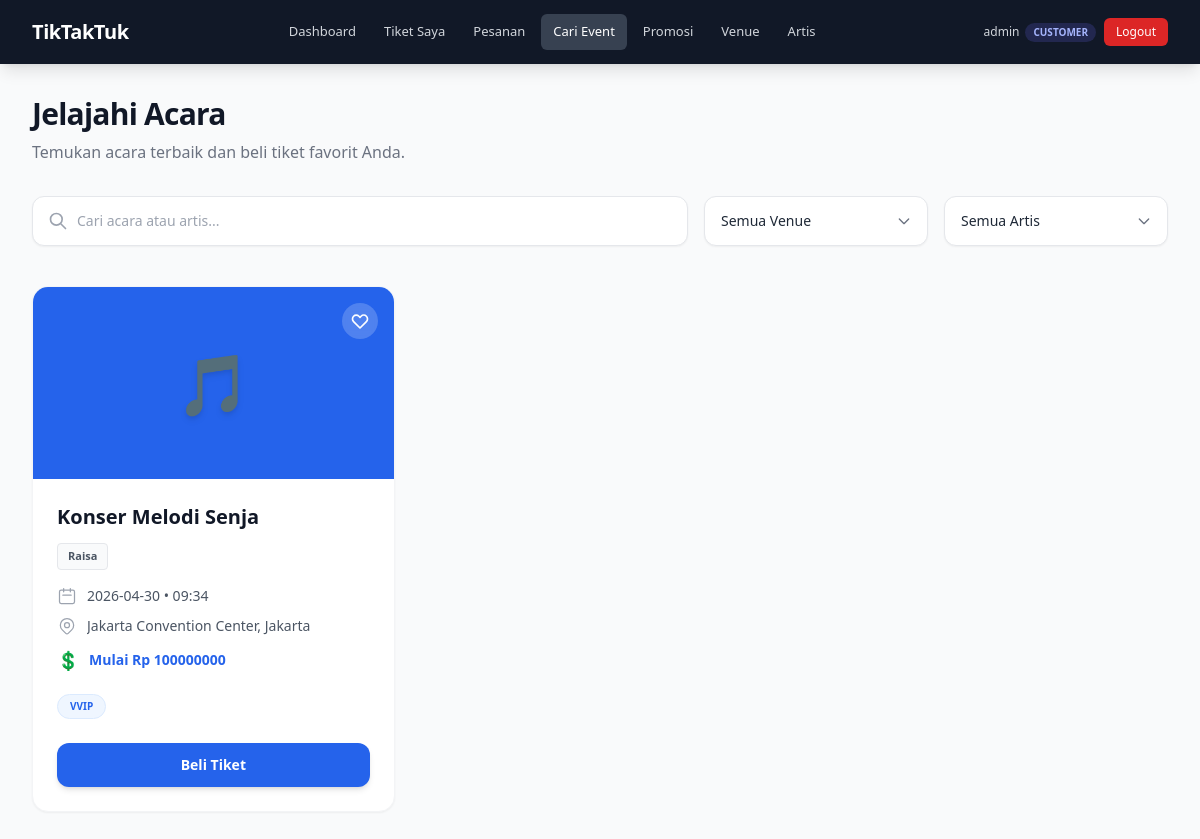
The app's page /events/ (signed in), older data.
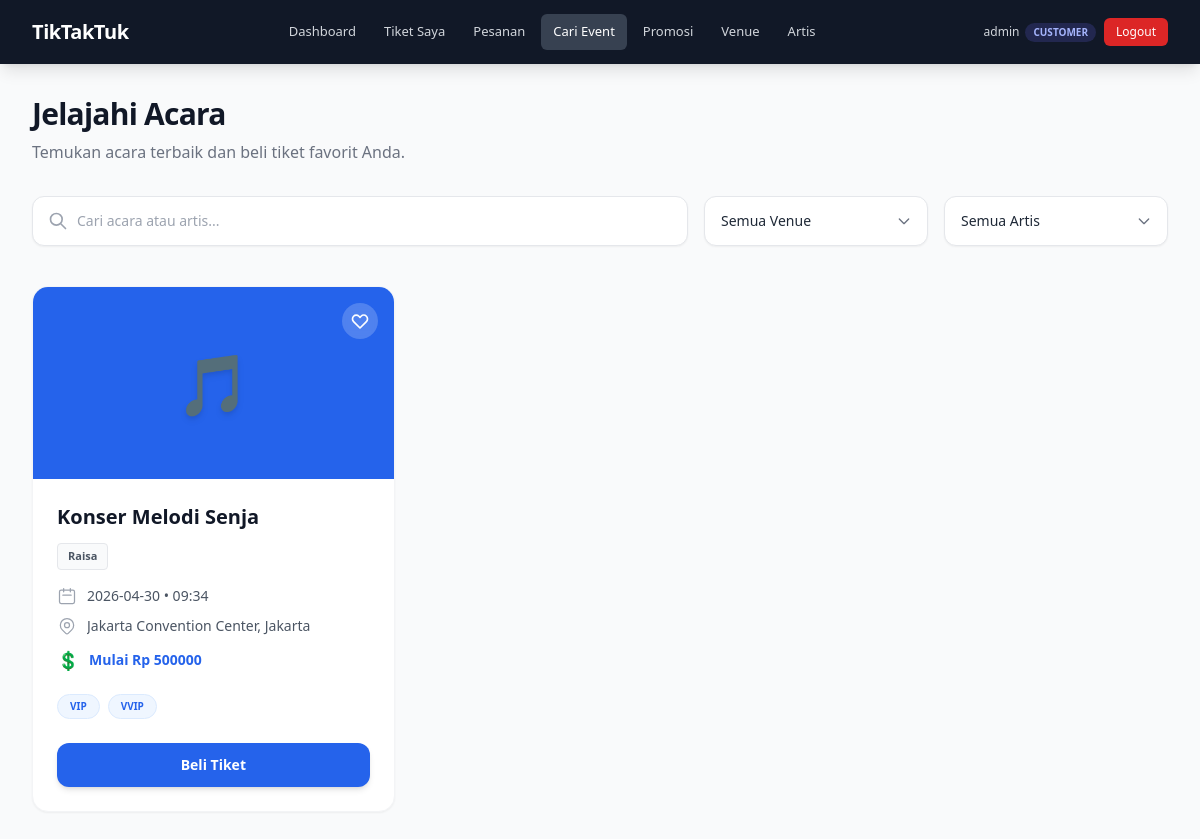
The same page, newer data.
### ticketing/models/event.py (models this page shows, shortened)
class Event(models.Model):
    class CategoryChoices(models.TextChoices):
        MUSIC = 'Music', 'Music'
        SPORTS = 'Sports', 'Sports'
        THEATER = 'Theater', 'Theater'
        CONFERENCE = 'Conference', 'Conference'
        FESTIVAL = 'Festival', 'Festival'
        OTHER = 'Other', 'Other'
    class StatusChoices(models.TextChoices):
        SCHEDULED = 'Scheduled', 'Scheduled'
        ONGOING = 'Ongoing', 'Ongoing'
        FINISHED = 'Finished', 'Finished'
        CANCELED = 'Canceled', 'Canceled'
    id = models.UUIDField(primary_key=True, default=uuid.uuid4, editable=False)
    venue = models.ForeignKey(
        Venue,
        on_delete=models.CASCADE,
        related_name='events',
    )
    organizer = models.ForeignKey(
        settings.AUTH_USER_MODEL,
        on_delete=models.CASCADE,
        related_name='organized_events',
    )
    title = models.CharField(max_length=255)
    description = models.TextField(blank=True, default='')
    category = models.CharField(
        max_length=50,
        choices=CategoryChoices.choices,
        default=CategoryChoices.OTHER,
    )
    status = models.CharField(
        max_length=50,
        choices=StatusChoices.choices,
        default=StatusChoices.SCHEDULED,
    )
    start_date = models.DateTimeField()
    end_date = models.DateTimeField()
    class Meta:
        ordering = ['start_date']
        db_table = 'event'

### ticketing/models/artist.py (models this page shows, shortened)
class Event_Artist(models.Model):
    id = models.UUIDField(primary_key=True, default=uuid.uuid4, editable=False)
    event = models.ForeignKey(
        Event,
        on_delete=models.CASCADE,
        related_name='event_artists',
        db_column='event_id',
    )
    artist = models.ForeignKey(
        Artist,
        on_delete=models.CASCADE,
        related_name='event_artists',
        db_column='artist_id',
    )
    role = models.CharField(max_length=100, blank=True, default='')
    class Meta:
        verbose_name = 'Event Artist'
        verbose_name_plural = 'Event Artists'
        unique_together = ('event', 'artist')
        db_table = 'event_artist'

class Artist(models.Model):
    artist_id = models.UUIDField(primary_key=True, default=uuid.uuid4, editable=False)
    name = models.CharField(max_length=100, blank=False, null=False)
    genre = models.CharField(max_length=100, blank=True, default='')
    class Meta:
        ordering = ['name']
        db_table = 'artist'

### ticketing/models/venue.py (models this page shows, shortened)
class Venue(models.Model):
    id = models.UUIDField(primary_key=True, default=uuid.uuid4, editable=False)
    name = models.CharField(max_length=255)
    capacity = models.IntegerField(
        validators=[MinValueValidator(1, message="Capacity must be greater than 0.")]
    )
    address = models.TextField()
    city = models.CharField(max_length=255)
    has_reserved_seating = models.BooleanField(default=False)
    class Meta:
        ordering = ['name']
        db_table = 'venue'

### ticketing/models/ticket_category.py (models this page shows, shortened)
class Ticket_Category(models.Model):
    category_id = models.UUIDField(primary_key=True, default=uuid.uuid4, editable=False)
    category_name = models.CharField(max_length=50)
    quota = models.IntegerField(
        validators=[MinValueValidator(1, message="Quota must be greater than 0.")]
    )
    price = models.DecimalField(
        max_digits=12,
        decimal_places=2,
        validators=[MinValueValidator(0, message="Price must be >= 0.")],
    )
    tevent = models.ForeignKey(
        Event,
        on_delete=models.CASCADE,
        related_name='ticket_categories',
        db_column='tevent_id',
    )
    class Meta:
        verbose_name = 'Ticket Category'
        verbose_name_plural = 'Ticket Categories'
        ordering = ['tevent__title', 'category_name']
        db_table = 'ticket_category'

### ticketing/views.py (the view, shortened to what this page needs)
# urls.py: path('', views.event_list, name='event_list'),
@login_required
def event_list(request):
    events = (
        Event.objects
        .select_related('venue', 'organizer')
        .prefetch_related('event_artists__artist', 'ticket_categories')
        .annotate(min_price=Min('ticket_categories__price'))
        .all()
        .order_by('start_date')
    )
    query = request.GET.get('q', '').strip()
    venue_filter = request.GET.get('venue', '').strip()
    artist_filter = request.GET.get('artist', '').strip()
    if venue_filter:
        events = events.filter(venue_id=venue_filter)
    if artist_filter:
        events = events.filter(event_artists__artist_id=artist_filter)
    total_events = events.count()
    scheduled_count = events.filter(status=Event.StatusChoices.SCHEDULED).count()
    ongoing_count = events.filter(status=Event.StatusChoices.ONGOING).count()
    context = {
        'events': events,
        'venues': Venue.objects.all().order_by('name'),
        'artists': Artist.objects.all().order_by('name'),
        'query': query,
        'venue_filter': venue_filter,
        'artist_filter': artist_filter,
        'total_events': total_events,
        'scheduled_count': scheduled_count,
        'ongoing_count': ongoing_count,
        'can_manage': _is_admin_or_organizer(request.user),
        'user_role': request.user.role,
    }
    return render(request, 'ticketing/event_list.html', context)

### ticketing/views.py (called while the page is built)
def _is_admin_or_organizer(user):
    return user.is_authenticated and user.role in ('ADMIN', 'ORGANIZER')

### ticketing/templates/ticketing/event_list.html (shortened to what the changed rows need)
{% extends "base.html" %}
{% block content %}
<div class="max-w-7xl mx-auto px-4 sm:px-6 lg:px-8 py-8">
    <div class="mb-8 text-center sm:text-left">
        <h1 class="text-3xl font-extrabold text-gray-900 tracking-tight">Jelajahi Acara</h1>
    </div>
    <div class="grid grid-cols-1 md:grid-cols-2 lg:grid-cols-3 gap-6">
        {% for event in events %}
        <div class="bg-white rounded-2xl border border-gray-100 shadow-sm hover:shadow-xl transition-all duration-300 overflow-hidden flex flex-col h-full group">
            <div class="relative h-48 bg-blue-600 flex items-center justify-center shrink-0">
                <span class="text-6xl filter drop-shadow-md transform group-hover:scale-110 transition-transform duration-300">
                </span>
                <button class="absolute top-4 right-4 p-2 bg-white/20 hover:bg-white/40 backdrop-blur-sm rounded-full text-white transition-colors">
                    <svg class="w-5 h-5" fill="none" stroke="currentColor" viewBox="0 0 24 24">
                        <path stroke-linecap="round" stroke-linejoin="round" stroke-width="2" d="M4.318 6.318a4.5 4.5 0 000 6.364L12 20.364l7.682-7.682a4.5 4.5 0 00-6.364-6.364L12 7.636l-1.318-1.318a4.5 4.5 0 00-6.364 0z"></path>
                    </svg>
                </button>
            </div>
            <div class="p-6 flex flex-col flex-grow">
                <h3 class="text-xl font-bold text-gray-900 mb-3 line-clamp-2">{{ event.title }}</h3>
                <div class="flex flex-wrap gap-2 mb-4">
                    {% for ea in event.event_artists.all %}
                        <span class="inline-flex items-center px-2.5 py-1 rounded border border-gray-200 bg-gray-50 text-[11px] font-semibold text-gray-600">
                            {{ ea.artist.name }}
                        </span>
                    {% empty %}
                        <span class="inline-flex items-center px-2.5 py-1 rounded border border-gray-200 bg-gray-50 text-[11px] font-semibold text-gray-500 italic">
                            Belum ada artis
                        </span>
                    {% endfor %}
                </div>
                <div class="space-y-2.5 mb-5 text-sm text-gray-600">
                    <div class="flex items-start gap-2.5">
                        <svg class="w-5 h-5 text-gray-400 shrink-0" fill="none" stroke="currentColor" viewBox="0 0 24 24"><path stroke-linecap="round" stroke-linejoin="round" stroke-width="1.5" d="M8 7V3m8 4V3m-9 8h10M5 21h14a2 2 0 002-2V7a2 2 0 00-2-2H5a2 2 0 00-2 2v12a2 2 0 002 2z"></path></svg>
                        <p>{{ event.start_date|date:"Y-m-d • H:i" }}</p>
                    </div>
                    <div class="flex items-start gap-2.5">
                        <p class="line-clamp-2">{{ event.venue.name }}, {{ event.venue.city }}</p>
                    </div>
                    <div class="flex items-center gap-2.5 font-bold text-blue-600">
                        <span class="text-lg">💲</span>
                        <p>Mulai Rp {{ event.min_price|default:"-"|floatformat:0 }}</p>
                    </div>
                </div>
                <div class="flex flex-wrap gap-2 mb-6 mt-auto">
                    {% for cat in event.ticket_categories.all %}
                        <span class="inline-flex items-center px-3 py-1 rounded-full text-[10px] font-bold bg-blue-50 text-blue-600 border border-blue-100">
                            {{ cat.category_name }}
                        </span>
                    {% empty %}
                        <span class="inline-flex items-center px-3 py-1 rounded-full text-[10px] font-bold bg-gray-50 text-gray-500 border border-gray-200">
                            Tiket belum tersedia
                        </span>
                    {% endfor %}
                </div>
                <a href="{% url 'orders:checkout' event.id %}"
                   class="mt-auto block w-full text-center px-4 py-3 bg-blue-600 hover:bg-blue-700 text-white text-sm font-bold rounded-xl transition-colors shadow-md hover:shadow-lg focus:ring-4 focus:ring-blue-100">
                    Beli Tiket
                </a>
            </div>
        </div>
        {% endfor %}
    </div>
</div>
{% endblock %}

Row changes from the older to the newer data that the page shows:
computed for Event "Konser Melodi Senja": min_price "100000000" → "500000"
added Ticket_Category: category_name "VIP"
